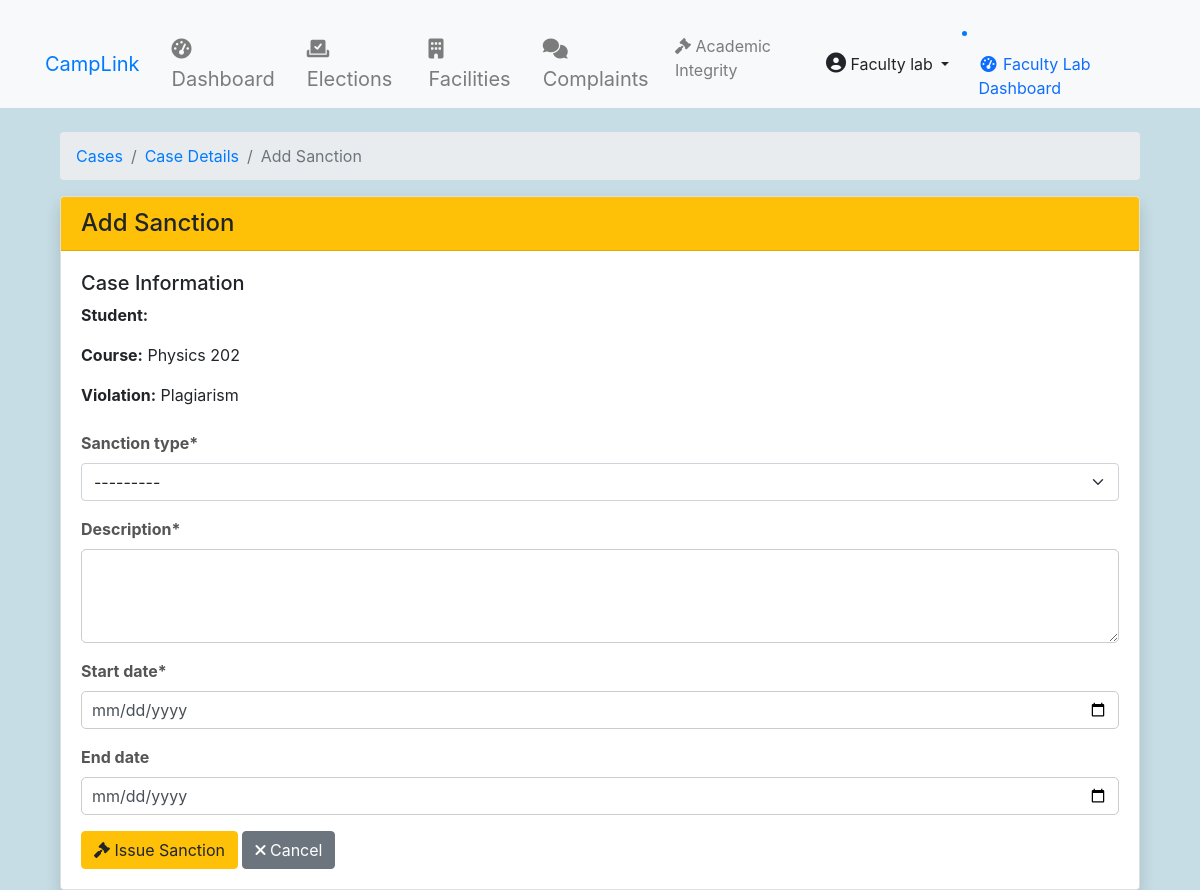
The page /academic-integrity/cases/1/sanction/ (signed in) on the database its author committed.
### accounts/models.py (models this page shows, shortened)
class User(AbstractUser):
    ROLE_CHOICES = (
        ('student', 'Student'),
        ('faculty', 'Faculty'),
        ('admin', 'Admin'),
    )
    DEPARTMENT_CHOICES = (
        ('CSE', 'Computer Science'),
        ('ECE', 'Electronics'),
        ('ME', 'Mechanical'),
        ('CE', 'Civil'),
    )
    DIVISION_CHOICES = (
        ('A', 'Division A'),
        ('B', 'Division B'),
        ('C', 'Division C'),
    )
    CLASS_YEAR_CHOICES = (
        ('1', 'First Year'),
        ('2', 'Second Year'),
        ('3', 'Third Year'),
        ('4', 'Fourth Year'),
    )
    role = models.CharField(max_length=20, choices=ROLE_CHOICES)
    department = models.CharField(max_length=50, choices=DEPARTMENT_CHOICES)
    division = models.CharField(max_length=1, choices=DIVISION_CHOICES, blank=True, null=True)
    class_year = models.CharField(max_length=1, choices=CLASS_YEAR_CHOICES, blank=True, null=True)
    profile_picture = models.ImageField(upload_to='profile_pics/', blank=True, null=True)
    student_id = models.CharField(max_length=20, blank=True, null=True)
    phone = models.CharField(max_length=15)
    bio = models.TextField(max_length=500, blank=True)
    date_of_birth = models.DateField(null=True, blank=True)
    address = models.TextField(blank=True)
    linkedin_profile = models.URLField(max_length=200, blank=True)
    github_profile = models.URLField(max_length=200, blank=True)
    emergency_contact = models.CharField(max_length=15, blank=True)
    prn = models.CharField(max_length=20, unique=True, null=True, blank=True)
    groups = models.ManyToManyField(
        'auth.Group',
        related_name='custom_user_set',
        blank=True,
        help_text='The groups this user belongs to.',
        verbose_name='groups',
    )
    user_permissions = models.ManyToManyField(
        'auth.Permission',
        related_name='custom_user_set',
        blank=True,
        help_text='Specific permissions for this user.',
        verbose_name='user permissions',
    )
    health_requests = models.TextField(blank=True)  # Field to store health requests
    leave_requests = models.TextField(blank=True)    # Field to store leave requests
    def get_full_name(self):
        return f"{self.first_name} {self.last_name}".strip()

### academic_integrity/models.py (models this page shows)
class CheatingCase(models.Model):
    CASE_STATUS = (
        ('pending', 'Pending Review'),
        ('under_investigation', 'Under Investigation'),
        ('hearing_scheduled', 'Hearing Scheduled'),
        ('resolved', 'Resolved'),
        ('appealed', 'Under Appeal'),
        ('closed', 'Case Closed'),
    )
    VIOLATION_TYPES = (
        ('exam_cheating', 'Examination Cheating'),
        ('plagiarism', 'Plagiarism'),
        ('impersonation', 'Impersonation'),
        ('unauthorized_materials', 'Unauthorized Materials'),
        ('electronic_device', 'Electronic Device Usage'),
        ('collusion', 'Collusion'),
        ('other', 'Other'),
    )
    SEVERITY_LEVELS = (
        ('minor', 'Minor'),
        ('moderate', 'Moderate'),
        ('major', 'Major'),
        ('severe', 'Severe'),
    )
    student = models.ForeignKey(
        settings.AUTH_USER_MODEL,
        on_delete=models.PROTECT,
        related_name='cheating_cases'
    )
    reported_by = models.ForeignKey(
        settings.AUTH_USER_MODEL,
        on_delete=models.PROTECT,
        related_name='reported_cases'
    )
    course = models.CharField(max_length=100)
    exam_date = models.DateField()
    violation_type = models.CharField(max_length=50, choices=VIOLATION_TYPES)
    severity = models.CharField(max_length=20, choices=SEVERITY_LEVELS)
    description = models.TextField()
    evidence = models.FileField(upload_to='cheating_evidence/', blank=True)
    status = models.CharField(max_length=20, choices=CASE_STATUS, default='pending')
    date_reported = models.DateTimeField(auto_now_add=True)
    last_updated = models.DateTimeField(auto_now=True)
    resolution_date = models.DateTimeField(null=True, blank=True)
    resolution_notes = models.TextField(blank=True)
    class Meta:
        ordering = ['-date_reported']
        permissions = [
            ("can_view_all_cases", "Can view all cheating cases"),
            ("can_manage_cases", "Can manage cheating cases"),
            ("can_resolve_cases", "Can resolve cheating cases"),
        ]

### academic_integrity/views.py (the view)
# urls.py: path('cases/<int:case_pk>/sanction/', views.add_sanction, name='add_sanction'),
@login_required
def add_sanction(request, case_pk):
    if not ('faculty' in request.user.role or request.user.is_superuser):
        messages.error(request, 'Only faculty members can add sanctions.')
        return redirect('academic_integrity:case_list')
    case = get_object_or_404(CheatingCase, pk=case_pk)
    if request.method == 'POST':
        form = SanctionForm(request.POST)
        if form.is_valid():
            sanction = form.save(commit=False)
            sanction.case = case
            sanction.issued_by = request.user
            sanction.save()
            messages.success(request, 'Sanction added successfully.')
            return redirect('academic_integrity:case_detail', pk=case_pk)
    else:
        form = SanctionForm()
    return render(request, 'academic_integrity/add_sanction.html', {
        'form': form,
        'case': case
    })

### academic_integrity/forms.py
class SanctionForm(forms.ModelForm):
    class Meta:
        model = Sanction
        fields = ['sanction_type', 'description', 'start_date', 'end_date']
        widgets = {
            'start_date': forms.DateInput(attrs={'type': 'date'}),
            'end_date': forms.DateInput(attrs={'type': 'date'}),
            'description': forms.Textarea(attrs={'rows': 3}),
        }

### academic_integrity/templates/academic_integrity/add_sanction.html (shortened to what this page needs)
{% extends 'base.html' %}
{% load crispy_forms_tags %}
{% block content %}
<div class="container mt-4">
    <nav aria-label="breadcrumb">
        <ol class="breadcrumb">
            <li class="breadcrumb-item"><a href="{% url 'academic_integrity:case_list' %}">Cases</a></li>
            <li class="breadcrumb-item"><a href="{% url 'academic_integrity:case_detail' case.pk %}">Case Details</a></li>
            <li class="breadcrumb-item active">Add Sanction</li>
        </ol>
    </nav>
    <div class="card shadow">
        <div class="card-header bg-warning">
            <h4 class="mb-0">Add Sanction</h4>
        </div>
        <div class="card-body">
            <div class="mb-4">
                <h5>Case Information</h5>
                <p><strong>Student:</strong> {{ case.student.get_full_name }}</p>
                <p><strong>Course:</strong> {{ case.course }}</p>
                <p><strong>Violation:</strong> {{ case.get_violation_type_display }}</p>
            </div>
            <form method="post">
                {{ form|crispy }}
                <div class="mt-3">
                    <button type="submit" class="btn btn-warning">
                        <i class="fas fa-gavel"></i> Issue Sanction
                    </button>
                    <a href="{% url 'academic_integrity:case_detail' case.pk %}" class="btn btn-secondary">
                        <i class="fas fa-times"></i> Cancel
                    </a>
                </div>
            </form>
        </div>
    </div>
</div>
{% endblock %}

### templates/base.html (shortened to what this page needs)
{% load static %}
<!DOCTYPE html>
<html lang="en">
<head>
    <link href="https://cdn.jsdelivr.net/npm/bootstrap@5.1.3/dist/css/bootstrap.min.css" rel="stylesheet">
    <link href="https://stackpath.bootstrapcdn.com/bootstrap/4.5.2/css/bootstrap.min.css" rel="stylesheet">
    <link rel="stylesheet" href="{% static 'css/styles.css' %}">
    <link rel="stylesheet" href="https://cdnjs.cloudflare.com/ajax/libs/font-awesome/6.0.0-beta3/css/all.min.css">
    <link rel="stylesheet" href="https://cdnjs.cloudflare.com/ajax/libs/sweetalert/1.1.3/sweetalert.min.css">
</head>
<body>
    <nav class="navbar navbar-expand-lg navbar-light bg-light py-0">
        <div class="container">
            <a class="navbar-brand text-primary" href="{% url 'accounts:dashboard' %}">CampLink</a>
            <div class="collapse navbar-collapse" id="navbarNav">
                {% if user.is_authenticated %}
                    <ul class="navbar-nav mx-auto">
                        <li class="nav-item mx-2">
                            <a class="nav-link fs-5" href="{% url 'accounts:dashboard' %}">
                                <i class="fas fa-tachometer-alt"></i> Dashboard
                            </a>
                        </li>
                        <li class="nav-item mx-2">
                            <a class="nav-link fs-5" href="{% url 'elections:election_list' %}">
                                <i class="fas fa-vote-yea"></i> Elections
                            </a>
                        </li>
                        <li class="nav-item mx-2">
                            <a class="nav-link fs-5" href="{% url 'facilities:facility_list' %}">
                                <i class="fas fa-building"></i> Facilities
                            </a>
                        </li>
                        <li class="nav-item mx-2">
                            <a class="nav-link fs-5" href="{% url 'complaints:list' %}">
                                <i class="fas fa-comments"></i> Complaints
                            </a>
                        </li>
                        <li class="nav-item">
                            <a class="nav-link" href="{% url 'academic_integrity:case_list' %}">
                                <i class="fas fa-gavel"></i> Academic Integrity
                            </a>
                        </li>
                    </ul>
                    <ul class="navbar-nav">
                        <li class="nav-item dropdown">
                            <a class="btn btn-light dropdown-toggle" href="#" id="navbarDropdown" role="button" data-bs-toggle="dropdown" aria-expanded="false">
                                <i class="fas fa-user-circle" style="font-size: 20px;"></i> {{ user.get_full_name|default:user.username }}
                            </a>
                        </li>
                    </ul>
                    {% if user.is_authenticated and user.role == 'admin' %}
                        <li class="nav-item">
                            <a class="nav-link" href="{% url 'accounts:admin_dashboard' %}">
                                <i class="fas fa-fw fa-tachometer-alt"></i>
                                <span>Admin Dashboard</span>
                            </a>
                        </li>
                    {% elif user.is_authenticated and user.role == 'faculty-lab' %}
                        <li class="nav-item">
                            <a class="nav-link" href="{% url 'accounts:faculty_lab_dashboard' %}">
                                <i class="fas fa-fw fa-tachometer-alt"></i>
                                <span>Faculty Lab Dashboard</span>
                            </a>
                        </li>
                    {% endif %}
                {% endif %}
            </div>
        </div>
    </nav>
    <div class="container mt-4">
        {% block content %}{% endblock %}
    </div>
</body>
</html>

### static/css/styles.css (style rules this page uses)
body { background-color: #c6dde5; }
.navbar { background: rgba(255, 255, 255, 0.695); backdrop-filter: blur(10px); color: #007bff; position: relative; z-index: 1000; }
.card { transition: transform 0.2s; }
.container { margin-top: 20px; }
.bg-warning { background-color: yellow; }
.form-label { font-weight: bold; color: #555; }
.form-control { border: 1px solid #ccc; border-radius: 5px; padding: 10px; transition: border-color 0.3s; }
.card-body { padding: 20px; }
.mb-3 { margin-bottom: 1rem; }

### rows shown on the page
User: get_full_name "Faculty lab"
CheatingCase: course "Physics 202", violation_type "Plagiarism"
